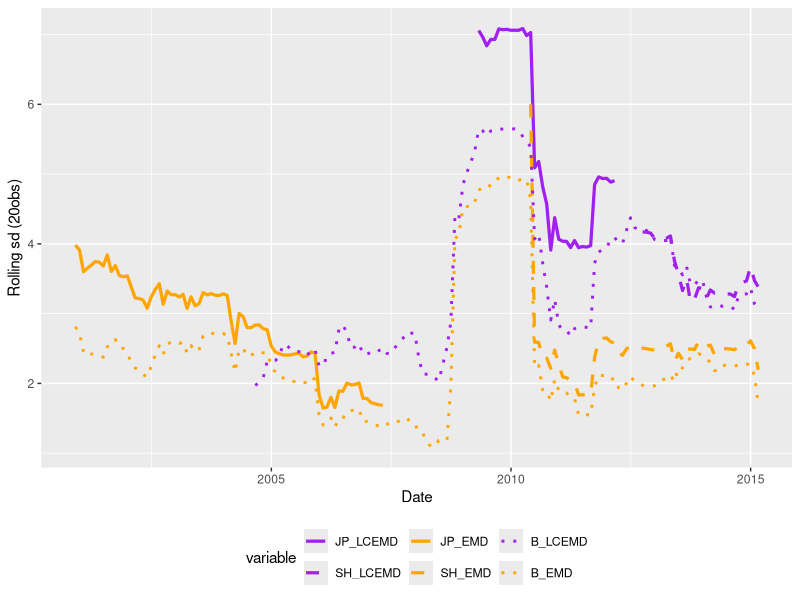
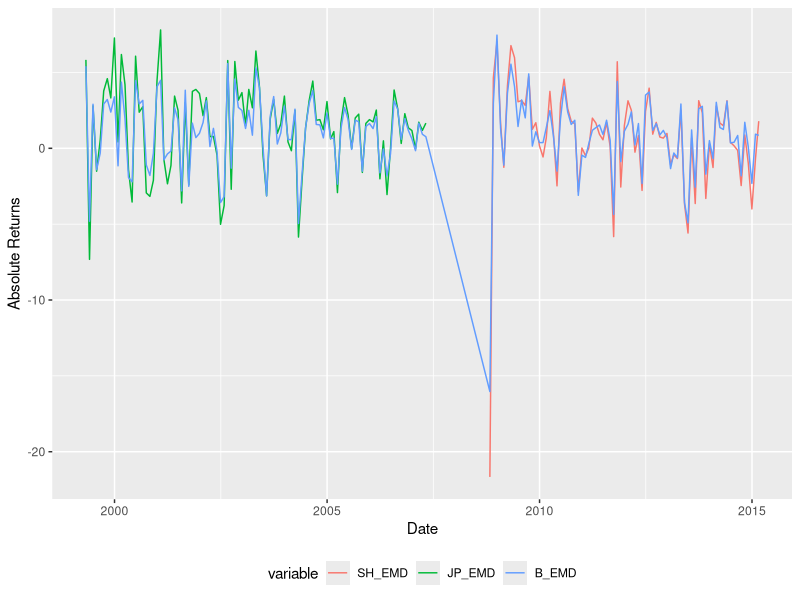
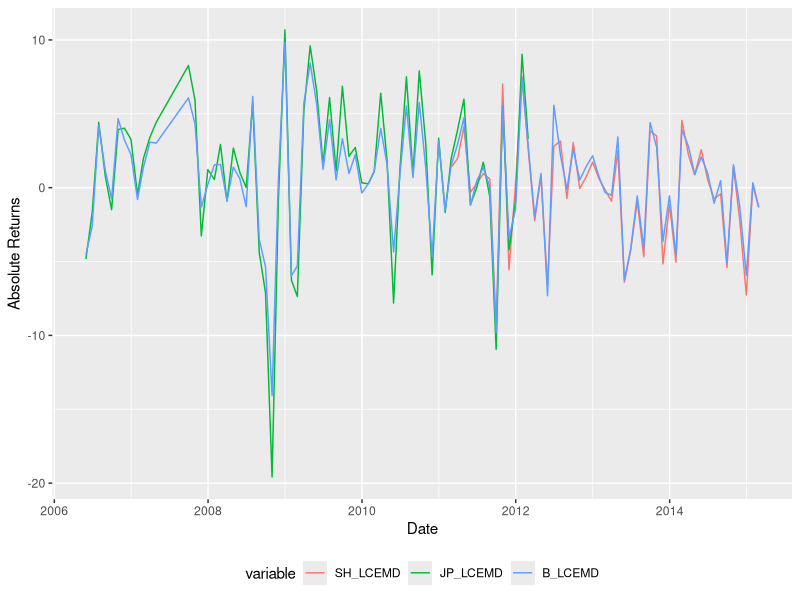
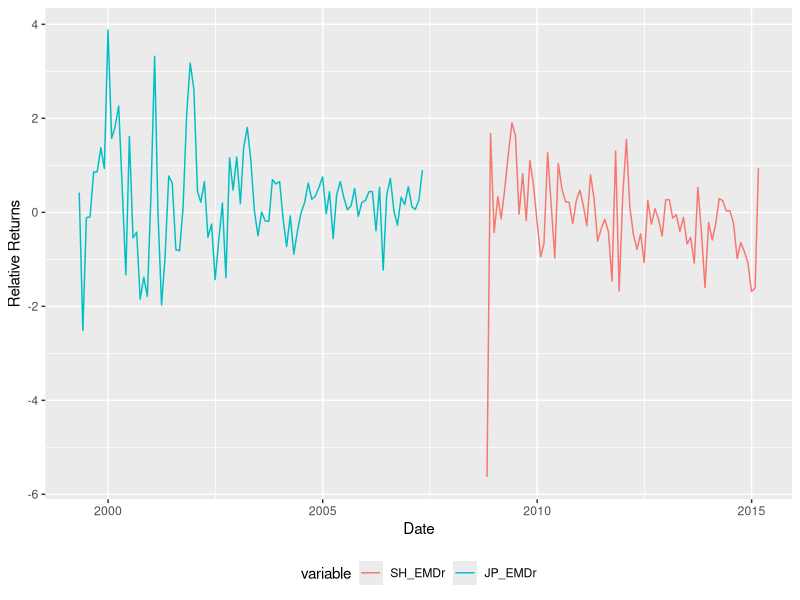
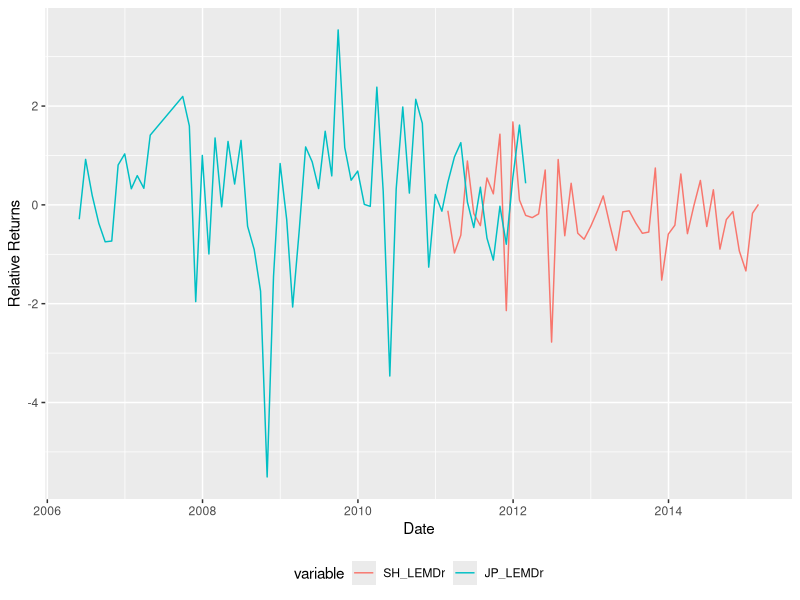
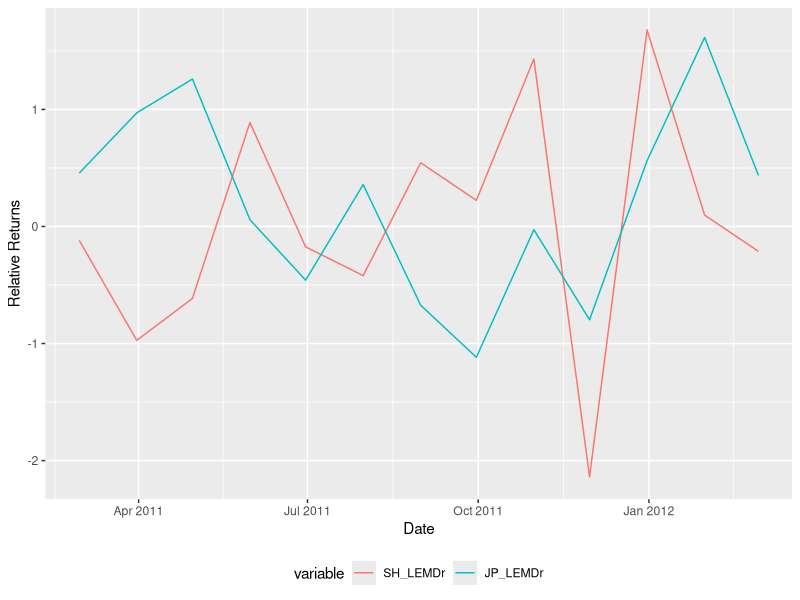
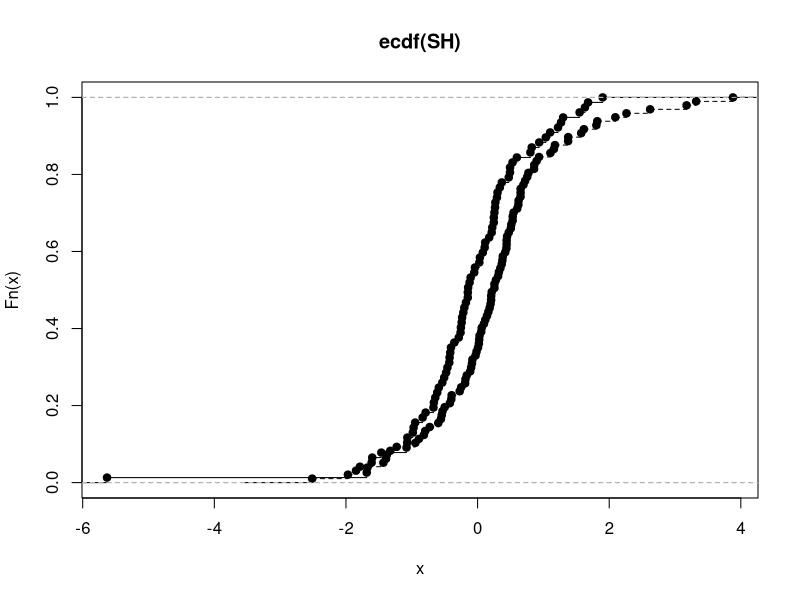

These figures' R source, in order:
library(ggplot2)
library(reshape2)
library(plyr)
library(zoo)

rm(list =ls(all=TRUE))
RawData <- read.csv("EMD_analysis.csv", header=TRUE)

head(RawData)
apply(RawData[c("JP_LCEMD", "SH_LCEMD", "JP_EMD", "SH_EMD")], 2, function(x) sd(x, na.rm=TRUE)*sqrt(12))

RollingObs <- 20
RawData$Date <- as.Date(RawData$Date, format="%d/%m/%Y")
RollSd <- data.frame(cbind(RawData$Date, 
                           rollapplyr(RawData[c("JP_LCEMD", 
                                                "SH_LCEMD", 
                                                "JP_EMD", 
                                                "SH_EMD", 
                                                "B_LCEMD", 
                                                "B_EMD")], 
                                      RollingObs, sd, fill=NA)))
colnames(RollSd)[1] <- "Date"

head(RollSd)
RollSd$Date <- as.Date(RollSd$Date)

meltdf<-melt(RollSd,id="Date")
ggplot(na.omit(meltdf), 
       aes(x=Date, y=value, colour=variable, group=variable, linetype = variable, size= variable)) +
  geom_line() + 
  ylab(paste0("Rolling sd (", toString(RollingObs), "obs)")) + 
  scale_linetype_manual(values= c("solid","dashed","solid","dashed", "dotted", "dotted")) +
  scale_color_manual(values= c("purple", "purple", "orange", "orange", "purple", "orange")) + 
  scale_size_manual(values= c(1.1, 1.1, 1.1, 1.1, 1, 1)) + 
  theme(legend.position="bottom")


RawData$SH_EMDr <- RawData$SH_EMD - RawData$B_EMD
RawData$SH_LEMDr <- RawData$SH_LCEMD - RawData$B_LCEMD
RawData$JP_EMDr <- RawData$JP_EMD - RawData$B_EMD
RawData$JP_LEMDr <- RawData$JP_LCEMD - RawData$B_LCEMD

head(RawData)

EMDset <- subset(RawData, !is.na(SH_EMD) | !is.na(JP_EMD), select=c(Date, SH_EMD, JP_EMD, B_EMD))
LEMDset <- subset(RawData, !is.na(SH_LCEMD) | !is.na(JP_LCEMD), select=c(Date, SH_LCEMD, JP_LCEMD, B_LCEMD))
EMDrr <- subset(RawData, !is.na(SH_EMD) | !is.na(JP_EMD), select=c(Date, SH_EMDr, JP_EMDr))
LEMDrr <- subset(RawData, !is.na(SH_LCEMD) | !is.na(JP_LCEMD), select=c(Date, SH_LEMDr, JP_LEMDr))

W_JP_LCEMD <- data.frame(W_JP_LCEMD=RawData$B_LCEMD[!is.na(RawData$JP_LCEMD)])
W_SH_LCEMD <- data.frame(W_SH_LCEMD=RawData$B_LCEMD[!is.na(RawData$SH_LCEMD)])
W_JP_EMD <- data.frame(W_JP_EMD=RawData$B_EMD[!is.na(RawData$JP_EMD)])
W_SH_EMD <- data.frame(W_SH_EMD=RawData$B_EMD[!is.na(RawData$SH_EMD)])

WORLDS <- do.call(rbind.fill, list(W_JP_LCEMD, W_SH_LCEMD, W_JP_EMD, W_SH_EMD))
apply(WORLDS, 2, function(x) sd(x, na.rm=TRUE)*sqrt(12))
rm(list =ls(pattern="W_"))

meltdf<-melt(EMDset,id="Date")
ggplot(meltdf, 
        aes(x=Date, y=value, colour=variable, group=variable)) +
        geom_line() + 
        ylab("Absolute Returns") + 
        theme(legend.position="bottom")


meltdf<-melt(LEMDset,id="Date")
ggplot(meltdf, 
      aes(x=Date, y=value, colour=variable, group=variable)) +
      geom_line() + 
      ylab("Absolute Returns") + 
      theme(legend.position="bottom")

meltdf<-melt(EMDrr,id="Date")
ggplot(meltdf, 
       aes(x=Date, y=value, colour=variable, group=variable)) +
  geom_line() + 
  ylab("Relative Returns") + 
  theme(legend.position="bottom")

meltdf<-melt(LEMDrr,id="Date")
ggplot(meltdf, 
       aes(x=Date, y=value, colour=variable, group=variable)) +
  geom_line() + 
  ylab("Relative Returns") + 
  theme(legend.position="bottom")

LEMDrr <- subset(RawData, !is.na(SH_LCEMD) & !is.na(JP_LCEMD), select=c(Date, SH_LEMDr, JP_LEMDr))
meltdf<-melt(LEMDrr,id="Date")
ggplot(meltdf, 
       aes(x=Date, y=value, colour=variable, group=variable)) +
  geom_line() + 
  ylab("Relative Returns") + 
  theme(legend.position="bottom")

head(EMDrr)
ks.test(EMDrr$SH_EMDr, EMDrr$JP_EMDr, alternative="two.sided", exact=NULL)

LEMDrr <- subset(RawData, !is.na(SH_LCEMD) | !is.na(JP_LCEMD), select=c(Date, SH_LEMDr, JP_LEMDr))
head(LEMDrr)
ks.test(LEMDrr$SH_LEMDr, LEMDrr$JP_LEMDr, alternative="two.sided", exact=NULL)

SH <- na.omit(EMDrr$SH_EMDr)
JP <- na.omit(EMDrr$JP_EMDr)

plot(ecdf(SH), 
     xlim=range(c(SH, JP)))
plot(ecdf(JP), add=TRUE, lty="dashed")

SH <- SH[SH >-5]
#get rid of 10/09 observation

#ddply(RawData, c("JP_LCEMD", "JP_EMD", "SH_LCEMD", "SH_EMD"), summarize, sd=sd(value), sda=sd(value)*sqrt(12))

